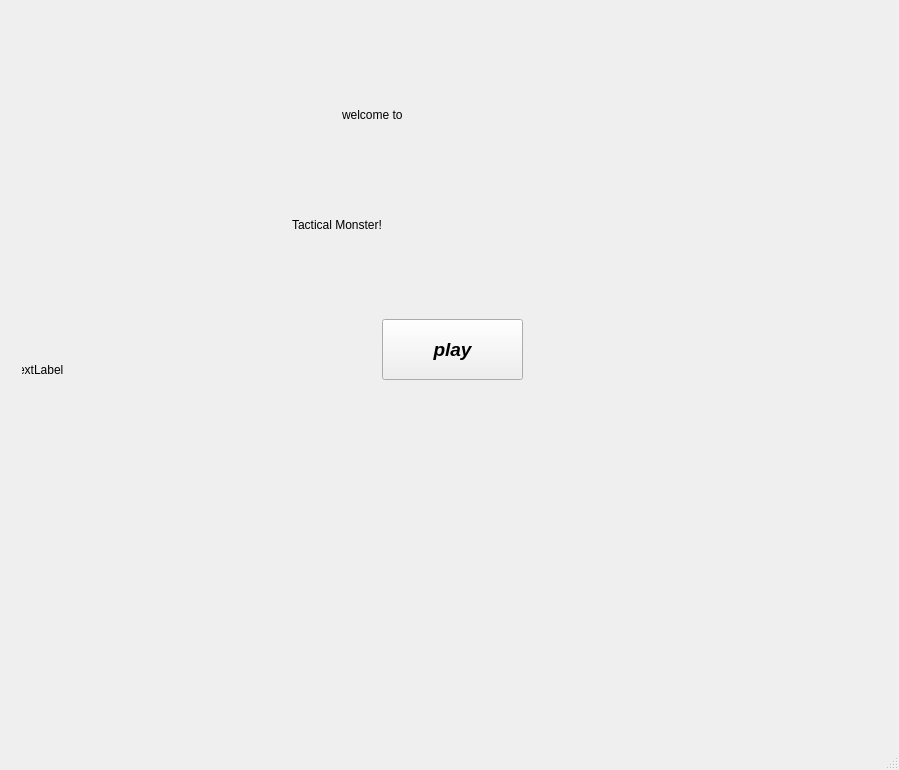
<?xml version="1.0" encoding="UTF-8"?>
<ui version="4.0">
 <class>TacticalMonster</class>
 <widget class="QMainWindow" name="TacticalMonster">
  <property name="geometry">
   <rect>
    <x>0</x>
    <y>0</y>
    <width>899</width>
    <height>770</height>
   </rect>
  </property>
  <property name="windowTitle">
   <string>TacticalMonster</string>
  </property>
  <widget class="QWidget" name="centralwidget">
   <layout class="QHBoxLayout" name="horizontalLayout">
    <item>
     <widget class="QLabel" name="label_8">
      <property name="text">
       <string/>
      </property>
     </widget>
    </item>
    <item>
     <layout class="QVBoxLayout" name="verticalLayout">
      <item>
       <widget class="QStackedWidget" name="stackedWidget">
        <property name="styleSheet">
         <string notr="true"/>
        </property>
        <widget class="QWidget" name="startpage">
         <widget class="QLabel" name="backgerandLabel">
          <property name="geometry">
           <rect>
            <x>-10</x>
            <y>-10</y>
            <width>871</width>
            <height>741</height>
           </rect>
          </property>
          <property name="text">
           <string>TextLabel</string>
          </property>
         </widget>
         <widget class="QPushButton" name="startbutton">
          <property name="geometry">
           <rect>
            <x>360</x>
            <y>310</y>
            <width>141</width>
            <height>61</height>
           </rect>
          </property>
          <property name="font">
           <font>
            <pointsize>14</pointsize>
            <italic>true</italic>
            <bold>true</bold>
           </font>
          </property>
          <property name="cursor">
           <cursorShape>PointingHandCursor</cursorShape>
          </property>
          <property name="styleSheet">
           <string notr="true">gridline-color: qradialgradient(spread:pad, cx:0.5, cy:0.5, radius:0.5, fx:0.5, fy:0.5, stop:0 rgba(255, 235, 235, 206), stop:0.35 rgba(255, 188, 188, 80), stop:0.4 rgba(255, 162, 162, 80), stop:0.425 rgba(255, 132, 132, 156), stop:0.44 rgba(252, 128, 128, 80), stop:1 rgba(255, 255, 255, 0));</string>
          </property>
          <property name="text">
           <string>play</string>
          </property>
         </widget>
         <widget class="QLabel" name="welcomeLabel">
          <property name="geometry">
           <rect>
            <x>320</x>
            <y>70</y>
            <width>241</width>
            <height>71</height>
           </rect>
          </property>
          <property name="text">
           <string>welcome to</string>
          </property>
         </widget>
         <widget class="QLabel" name="nameLabel">
          <property name="geometry">
           <rect>
            <x>270</x>
            <y>170</y>
            <width>331</width>
            <height>91</height>
           </rect>
          </property>
          <property name="text">
           <string>Tactical Monster!</string>
          </property>
         </widget>
        </widget>
        <widget class="QWidget" name="page_2">
         <widget class="QLabel" name="label">
          <property name="geometry">
           <rect>
            <x>-10</x>
            <y>-10</y>
            <width>861</width>
            <height>741</height>
           </rect>
          </property>
          <property name="frameShape">
           <enum>QFrame::Shape::NoFrame</enum>
          </property>
          <property name="text">
           <string/>
          </property>
         </widget>
         <widget class="QPushButton" name="Gallery">
          <property name="geometry">
           <rect>
            <x>300</x>
            <y>380</y>
            <width>241</width>
            <height>41</height>
           </rect>
          </property>
          <property name="font">
           <font>
            <pointsize>14</pointsize>
            <bold>true</bold>
           </font>
          </property>
          <property name="cursor">
           <cursorShape>PointingHandCursor</cursorShape>
          </property>
          <property name="styleSheet">
           <string notr="true">gridline-color: rgb(2, 104, 124);</string>
          </property>
          <property name="text">
           <string>Gallary</string>
          </property>
         </widget>
         <widget class="QPushButton" name="startGame">
          <property name="geometry">
           <rect>
            <x>300</x>
            <y>480</y>
            <width>241</width>
            <height>41</height>
           </rect>
          </property>
          <property name="font">
           <font>
            <pointsize>12</pointsize>
           </font>
          </property>
          <property name="cursor">
           <cursorShape>PointingHandCursor</cursorShape>
          </property>
          <property name="text">
           <string>Start an Async PVP Game</string>
          </property>
         </widget>
         <widget class="QPushButton" name="back">
          <property name="geometry">
           <rect>
            <x>40</x>
            <y>30</y>
            <width>51</width>
            <height>31</height>
           </rect>
          </property>
          <property name="cursor">
           <cursorShape>PointingHandCursor</cursorShape>
          </property>
          <property name="text">
           <string>Back</string>
          </property>
         </widget>
         <widget class="QLabel" name="nameLabel_2">
          <property name="geometry">
           <rect>
            <x>590</x>
            <y>30</y>
            <width>141</width>
            <height>41</height>
           </rect>
          </property>
          <property name="text">
           <string>Tactical moster!</string>
          </property>
         </widget>
         <widget class="QLabel" name="markLabel">
          <property name="geometry">
           <rect>
            <x>740</x>
            <y>20</y>
            <width>81</width>
            <height>71</height>
           </rect>
          </property>
          <property name="text">
           <string/>
          </property>
         </widget>
        </widget>
        <widget class="QWidget" name="page3">
         <widget class="QPushButton" name="pushButton">
          <property name="geometry">
           <rect>
            <x>10</x>
            <y>0</y>
            <width>61</width>
            <height>31</height>
           </rect>
          </property>
          <property name="text">
           <string>Back</string>
          </property>
         </widget>
         <widget class="QLabel" name="label_7">
          <property name="geometry">
           <rect>
            <x>-10</x>
            <y>-20</y>
            <width>951</width>
            <height>731</height>
           </rect>
          </property>
          <property name="text">
           <string/>
          </property>
         </widget>
         <widget class="QPushButton" name="pushButton_8">
          <property name="geometry">
           <rect>
            <x>310</x>
            <y>160</y>
            <width>171</width>
            <height>61</height>
           </rect>
          </property>
          <property name="styleSheet">
           <string notr="true">font: 700 12pt &quot;Tahoma&quot;;
</string>
          </property>
          <property name="text">
           <string>Grounded</string>
          </property>
         </widget>
         <widget class="QPushButton" name="pushButton_9">
          <property name="geometry">
           <rect>
            <x>310</x>
            <y>250</y>
            <width>171</width>
            <height>61</height>
           </rect>
          </property>
          <property name="styleSheet">
           <string notr="true">font: 700 12pt &quot;Tahoma&quot;;
</string>
          </property>
          <property name="text">
           <string>Water Walking</string>
          </property>
         </widget>
         <widget class="QPushButton" name="pushButton_10">
          <property name="geometry">
           <rect>
            <x>310</x>
            <y>340</y>
            <width>171</width>
            <height>61</height>
           </rect>
          </property>
          <property name="styleSheet">
           <string notr="true">font: 700 12pt &quot;Tahoma&quot;;
</string>
          </property>
          <property name="text">
           <string>Floating</string>
          </property>
         </widget>
         <widget class="QPushButton" name="pushButton_4">
          <property name="geometry">
           <rect>
            <x>310</x>
            <y>440</y>
            <width>171</width>
            <height>61</height>
           </rect>
          </property>
          <property name="styleSheet">
           <string notr="true">font: 700 12pt &quot;Tahoma&quot;;

</string>
          </property>
          <property name="text">
           <string>Flying</string>
          </property>
         </widget>
        </widget>
        <widget class="QWidget" name="page_6">
         <widget class="QLabel" name="label_11">
          <property name="geometry">
           <rect>
            <x>-18</x>
            <y>-10</y>
            <width>891</width>
            <height>761</height>
           </rect>
          </property>
          <property name="text">
           <string/>
          </property>
         </widget>
         <widget class="QPushButton" name="pushButton_32">
          <property name="geometry">
           <rect>
            <x>30</x>
            <y>20</y>
            <width>51</width>
            <height>41</height>
           </rect>
          </property>
          <property name="text">
           <string>Back</string>
          </property>
         </widget>
         <widget class="QPushButton" name="pushButton_33">
          <property name="geometry">
           <rect>
            <x>320</x>
            <y>200</y>
            <width>200</width>
            <height>200</height>
           </rect>
          </property>
          <property name="text">
           <string/>
          </property>
         </widget>
        </widget>
        <widget class="QWidget" name="page_5">
         <widget class="QLabel" name="label_10">
          <property name="geometry">
           <rect>
            <x>-10</x>
            <y>-10</y>
            <width>871</width>
            <height>771</height>
           </rect>
          </property>
          <property name="text">
           <string/>
          </property>
         </widget>
         <widget class="QPushButton" name="pushButton_29">
          <property name="geometry">
           <rect>
            <x>30</x>
            <y>20</y>
            <width>51</width>
            <height>31</height>
           </rect>
          </property>
          <property name="text">
           <string>Back</string>
          </property>
         </widget>
         <widget class="QPushButton" name="pushButton_30">
          <property name="geometry">
           <rect>
            <x>170</x>
            <y>250</y>
            <width>160</width>
            <height>160</height>
           </rect>
          </property>
          <property name="text">
           <string/>
          </property>
         </widget>
         <widget class="QPushButton" name="pushButton_31">
          <property name="geometry">
           <rect>
            <x>550</x>
            <y>250</y>
            <width>160</width>
            <height>160</height>
           </rect>
          </property>
          <property name="text">
           <string/>
          </property>
         </widget>
        </widget>
        <widget class="QWidget" name="page_4">
         <widget class="QLabel" name="label_9">
          <property name="geometry">
           <rect>
            <x>-20</x>
            <y>-40</y>
            <width>891</width>
            <height>791</height>
           </rect>
          </property>
          <property name="text">
           <string/>
          </property>
         </widget>
         <widget class="QPushButton" name="pushButton_21">
          <property name="geometry">
           <rect>
            <x>70</x>
            <y>150</y>
            <width>121</width>
            <height>121</height>
           </rect>
          </property>
          <property name="styleSheet">
           <string notr="true">image: url(:/new/prefix1/agent6.jpg);</string>
          </property>
          <property name="text">
           <string/>
          </property>
         </widget>
         <widget class="QPushButton" name="pushButton_22">
          <property name="geometry">
           <rect>
            <x>360</x>
            <y>150</y>
            <width>121</width>
            <height>121</height>
           </rect>
          </property>
          <property name="styleSheet">
           <string notr="true">image: url(:/new/prefix1/agent5.jpg);</string>
          </property>
          <property name="text">
           <string/>
          </property>
         </widget>
         <widget class="QPushButton" name="pushButton_23">
          <property name="geometry">
           <rect>
            <x>640</x>
            <y>150</y>
            <width>121</width>
            <height>121</height>
           </rect>
          </property>
          <property name="styleSheet">
           <string notr="true">image: url(:/new/prefix1/agent3.jpg);</string>
          </property>
          <property name="text">
           <string/>
          </property>
         </widget>
         <widget class="QPushButton" name="pushButton_24">
          <property name="geometry">
           <rect>
            <x>70</x>
            <y>300</y>
            <width>121</width>
            <height>121</height>
           </rect>
          </property>
          <property name="text">
           <string/>
          </property>
         </widget>
         <widget class="QPushButton" name="pushButton_25">
          <property name="geometry">
           <rect>
            <x>360</x>
            <y>300</y>
            <width>121</width>
            <height>121</height>
           </rect>
          </property>
          <property name="text">
           <string/>
          </property>
         </widget>
         <widget class="QPushButton" name="pushButton_26">
          <property name="geometry">
           <rect>
            <x>640</x>
            <y>300</y>
            <width>121</width>
            <height>121</height>
           </rect>
          </property>
          <property name="text">
           <string/>
          </property>
         </widget>
         <widget class="QPushButton" name="pushButton_27">
          <property name="geometry">
           <rect>
            <x>70</x>
            <y>470</y>
            <width>121</width>
            <height>121</height>
           </rect>
          </property>
          <property name="text">
           <string/>
          </property>
         </widget>
         <widget class="QPushButton" name="pushButton_28">
          <property name="geometry">
           <rect>
            <x>360</x>
            <y>470</y>
            <width>121</width>
            <height>121</height>
           </rect>
          </property>
          <property name="text">
           <string/>
          </property>
         </widget>
         <widget class="QPushButton" name="pushButton_39">
          <property name="geometry">
           <rect>
            <x>10</x>
            <y>10</y>
            <width>51</width>
            <height>31</height>
           </rect>
          </property>
          <property name="text">
           <string>Back</string>
          </property>
         </widget>
        </widget>
        <widget class="QWidget" name="page_3">
         <widget class="QPushButton" name="pushButton_5">
          <property name="geometry">
           <rect>
            <x>60</x>
            <y>20</y>
            <width>121</width>
            <height>121</height>
           </rect>
          </property>
          <property name="styleSheet">
           <string notr="true">image: url(:/new/prefix1/agent1.jpg);</string>
          </property>
          <property name="text">
           <string/>
          </property>
         </widget>
         <widget class="QPushButton" name="pushButton_6">
          <property name="geometry">
           <rect>
            <x>340</x>
            <y>20</y>
            <width>121</width>
            <height>121</height>
           </rect>
          </property>
          <property name="styleSheet">
           <string notr="true">image: url(:/new/prefix1/agent11.jpg);</string>
          </property>
          <property name="text">
           <string/>
          </property>
         </widget>
         <widget class="QPushButton" name="pushButton_7">
          <property name="geometry">
           <rect>
            <x>630</x>
            <y>20</y>
            <width>121</width>
            <height>121</height>
           </rect>
          </property>
          <property name="styleSheet">
           <string notr="true">image: url(:/new/prefix1/agent10.jpg);</string>
          </property>
          <property name="text">
           <string/>
          </property>
         </widget>
         <widget class="QPushButton" name="pushButton_11">
          <property name="geometry">
           <rect>
            <x>60</x>
            <y>160</y>
            <width>121</width>
            <height>121</height>
           </rect>
          </property>
          <property name="styleSheet">
           <string notr="true">image: url(:/new/prefix1/agent8.jpg);</string>
          </property>
          <property name="text">
           <string/>
          </property>
         </widget>
         <widget class="QPushButton" name="pushButton_12">
          <property name="geometry">
           <rect>
            <x>340</x>
            <y>160</y>
            <width>121</width>
            <height>121</height>
           </rect>
          </property>
          <property name="styleSheet">
           <string notr="true">image: url(:/new/prefix1/agent7.jpg);</string>
          </property>
          <property name="text">
           <string/>
          </property>
         </widget>
         <widget class="QPushButton" name="pushButton_13">
          <property name="geometry">
           <rect>
            <x>630</x>
            <y>160</y>
            <width>121</width>
            <height>121</height>
           </rect>
          </property>
          <property name="styleSheet">
           <string notr="true">image: url(:/new/prefix1/agent13.jpg);</string>
          </property>
          <property name="text">
           <string/>
          </property>
         </widget>
         <widget class="QPushButton" name="pushButton_14">
          <property name="geometry">
           <rect>
            <x>60</x>
            <y>300</y>
            <width>121</width>
            <height>121</height>
           </rect>
          </property>
          <property name="styleSheet">
           <string notr="true">image: url(:/new/prefix1/agent4.jpg);</string>
          </property>
          <property name="text">
           <string/>
          </property>
         </widget>
         <widget class="QPushButton" name="pushButton_15">
          <property name="geometry">
           <rect>
            <x>340</x>
            <y>300</y>
            <width>121</width>
            <height>121</height>
           </rect>
          </property>
          <property name="text">
           <string/>
          </property>
         </widget>
         <widget class="QPushButton" name="pushButton_16">
          <property name="geometry">
           <rect>
            <x>630</x>
            <y>300</y>
            <width>121</width>
            <height>121</height>
           </rect>
          </property>
          <property name="text">
           <string/>
          </property>
         </widget>
         <widget class="QPushButton" name="pushButton_17">
          <property name="geometry">
           <rect>
            <x>60</x>
            <y>450</y>
            <width>121</width>
            <height>121</height>
           </rect>
          </property>
          <property name="text">
           <string/>
          </property>
         </widget>
         <widget class="QPushButton" name="pushButton_18">
          <property name="geometry">
           <rect>
            <x>340</x>
            <y>450</y>
            <width>121</width>
            <height>121</height>
           </rect>
          </property>
          <property name="text">
           <string/>
          </property>
         </widget>
         <widget class="QPushButton" name="pushButton_19">
          <property name="geometry">
           <rect>
            <x>630</x>
            <y>450</y>
            <width>121</width>
            <height>121</height>
           </rect>
          </property>
          <property name="text">
           <string/>
          </property>
         </widget>
         <widget class="QPushButton" name="pushButton_20">
          <property name="geometry">
           <rect>
            <x>60</x>
            <y>600</y>
            <width>121</width>
            <height>121</height>
           </rect>
          </property>
          <property name="text">
           <string/>
          </property>
         </widget>
         <widget class="QPushButton" name="pushButton_34">
          <property name="geometry">
           <rect>
            <x>0</x>
            <y>0</y>
            <width>51</width>
            <height>31</height>
           </rect>
          </property>
          <property name="text">
           <string>Back</string>
          </property>
         </widget>
        </widget>
        <widget class="QWidget" name="page4">
         <widget class="QPushButton" name="pushButton_2">
          <property name="geometry">
           <rect>
            <x>20</x>
            <y>20</y>
            <width>51</width>
            <height>31</height>
           </rect>
          </property>
          <property name="cursor">
           <cursorShape>PointingHandCursor</cursorShape>
          </property>
          <property name="text">
           <string>Back</string>
          </property>
         </widget>
         <widget class="QLabel" name="label_2">
          <property name="geometry">
           <rect>
            <x>-20</x>
            <y>10</y>
            <width>861</width>
            <height>711</height>
           </rect>
          </property>
          <property name="cursor">
           <cursorShape>ArrowCursor</cursorShape>
          </property>
          <property name="text">
           <string/>
          </property>
         </widget>
         <widget class="QLabel" name="nameGame">
          <property name="geometry">
           <rect>
            <x>560</x>
            <y>20</y>
            <width>151</width>
            <height>41</height>
           </rect>
          </property>
          <property name="text">
           <string>Tactical monster!</string>
          </property>
         </widget>
         <widget class="QLabel" name="markLabel2">
          <property name="geometry">
           <rect>
            <x>740</x>
            <y>10</y>
            <width>91</width>
            <height>71</height>
           </rect>
          </property>
          <property name="text">
           <string/>
          </property>
         </widget>
         <widget class="QLineEdit" name="lineEdit">
          <property name="geometry">
           <rect>
            <x>320</x>
            <y>240</y>
            <width>231</width>
            <height>51</height>
           </rect>
          </property>
         </widget>
         <widget class="QLineEdit" name="lineEdit_2">
          <property name="geometry">
           <rect>
            <x>320</x>
            <y>340</y>
            <width>231</width>
            <height>51</height>
           </rect>
          </property>
         </widget>
         <widget class="QPushButton" name="OKButton">
          <property name="geometry">
           <rect>
            <x>380</x>
            <y>480</y>
            <width>111</width>
            <height>41</height>
           </rect>
          </property>
          <property name="font">
           <font>
            <pointsize>14</pointsize>
            <italic>true</italic>
           </font>
          </property>
          <property name="cursor">
           <cursorShape>PointingHandCursor</cursorShape>
          </property>
          <property name="text">
           <string>OK</string>
          </property>
         </widget>
         <widget class="QLabel" name="label_3">
          <property name="geometry">
           <rect>
            <x>190</x>
            <y>250</y>
            <width>91</width>
            <height>31</height>
           </rect>
          </property>
          <property name="text">
           <string>Player1:</string>
          </property>
         </widget>
         <widget class="QLabel" name="label_4">
          <property name="geometry">
           <rect>
            <x>190</x>
            <y>350</y>
            <width>91</width>
            <height>31</height>
           </rect>
          </property>
          <property name="text">
           <string>Player2:</string>
          </property>
         </widget>
        </widget>
        <widget class="QWidget" name="page">
         <widget class="QLabel" name="label_12">
          <property name="geometry">
           <rect>
            <x>-60</x>
            <y>-20</y>
            <width>911</width>
            <height>741</height>
           </rect>
          </property>
          <property name="styleSheet">
           <string notr="true">background-image: url(:/new/prefix1/Background3.jpg);</string>
          </property>
          <property name="text">
           <string/>
          </property>
         </widget>
         <widget class="QLabel" name="label_5">
          <property name="geometry">
           <rect>
            <x>60</x>
            <y>10</y>
            <width>121</width>
            <height>41</height>
           </rect>
          </property>
          <property name="styleSheet">
           <string notr="true">font: 16pt &quot;Times New Roman&quot;;</string>
          </property>
          <property name="text">
           <string>player1:</string>
          </property>
         </widget>
         <widget class="QLabel" name="label_6">
          <property name="geometry">
           <rect>
            <x>670</x>
            <y>10</y>
            <width>121</width>
            <height>51</height>
           </rect>
          </property>
          <property name="styleSheet">
           <string notr="true">font: 16pt &quot;Times New Roman&quot;;</string>
          </property>
          <property name="text">
           <string>player2:</string>
          </property>
         </widget>
         <widget class="QGraphicsView" name="graphicsView">
          <property name="geometry">
           <rect>
            <x>190</x>
            <y>70</y>
            <width>451</width>
            <height>601</height>
           </rect>
          </property>
         </widget>
         <widget class="QScrollArea" name="scrollArea">
          <property name="geometry">
           <rect>
            <x>20</x>
            <y>70</y>
            <width>161</width>
            <height>601</height>
           </rect>
          </property>
          <property name="widgetResizable">
           <bool>true</bool>
          </property>
          <widget class="QWidget" name="scrollAreaWidgetContents">
           <property name="geometry">
            <rect>
             <x>0</x>
             <y>0</y>
             <width>159</width>
             <height>599</height>
            </rect>
           </property>
          </widget>
         </widget>
         <widget class="QScrollArea" name="scrollArea_2">
          <property name="geometry">
           <rect>
            <x>650</x>
            <y>70</y>
            <width>161</width>
            <height>601</height>
           </rect>
          </property>
          <property name="widgetResizable">
           <bool>true</bool>
          </property>
          <widget class="QWidget" name="scrollAreaWidgetContents_2">
           <property name="geometry">
            <rect>
             <x>0</x>
             <y>0</y>
             <width>159</width>
             <height>599</height>
            </rect>
           </property>
          </widget>
         </widget>
         <widget class="QPushButton" name="pushButton_3">
          <property name="geometry">
           <rect>
            <x>0</x>
            <y>0</y>
            <width>51</width>
            <height>31</height>
           </rect>
          </property>
          <property name="text">
           <string>Back</string>
          </property>
         </widget>
        </widget>
       </widget>
      </item>
     </layout>
    </item>
   </layout>
  </widget>
  <widget class="QMenuBar" name="menubar">
   <property name="geometry">
    <rect>
     <x>0</x>
     <y>0</y>
     <width>899</width>
     <height>26</height>
    </rect>
   </property>
  </widget>
  <widget class="QStatusBar" name="statusbar"/>
 </widget>
 <resources/>
 <connections/>
</ui>
